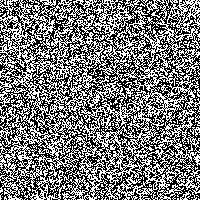
#> input picture deteccion4-Conexas/imagen_binaria.jpg, 200 x 200 px, found by its file name
$ python cuatroConexas.py
#> lines starting #> are read from the running program, lines starting #| are printed output that depends on the picture
from PIL import Image
import os
import numpy as np

def get_new_color(used_colors):
    while True:
        new_color = np.random.randint(0, 256, size=3, dtype=np.uint8)
        if tuple(new_color) not in used_colors:
            used_colors.add(tuple(new_color))
            return new_color

# Buscar la imagen binaria en la carpeta
carpeta_destino = "deteccion4-Conexas"
nombre_imagen_binaria = os.path.join(carpeta_destino, "imagen_binaria.jpg")

if not os.path.exists(nombre_imagen_binaria):
    print(f"No se encontró la imagen binaria en {nombre_imagen_binaria}")
else:
    # Cargar la imagen binaria
    imagen_binaria = Image.open(nombre_imagen_binaria)
#> imagen_binaria is the input picture: PIL image 200x200 L; min 0, max 255, mean 121.8

    # Crear una matriz de 4-Conexas con colores no repetidos
    used_colors = set()
    matriz_4conexas = np.zeros((imagen_binaria.height, imagen_binaria.width, 3), dtype=np.uint8)

    for i in range(imagen_binaria.height):
        for j in range(imagen_binaria.width):
            pixel_value = imagen_binaria.getpixel((j, i))
            if pixel_value == 0:
                new_color = get_new_color(used_colors)
                matriz_4conexas[i, j] = new_color
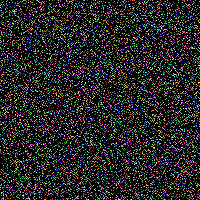
#> matriz_4conexas: shape (200, 200, 3); mean R, G, B 35.2, 34.7, 35.2

    # Crear una imagen 4-Conexas a partir de la matriz y guardarla
    imagen_4conexas = Image.fromarray(matriz_4conexas)
    nombre_imagen_4conexas = os.path.join(carpeta_destino, "imagen_4conexas.jpg")
    imagen_4conexas.save(nombre_imagen_4conexas)

    print(f"Imagen 4-Conexas generada y guardada como {nombre_imagen_4conexas}")
